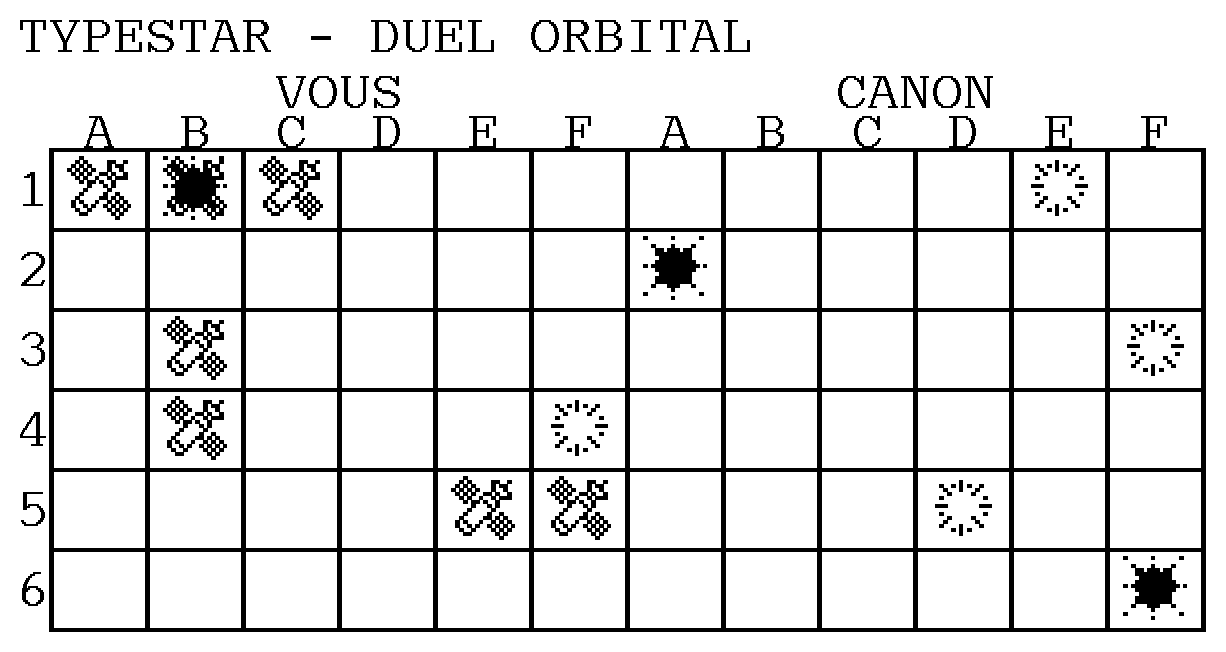
#> input picture examples/guides/images/duel-orbital-grands-glyphes.png, 1226 x 652 px
$ python -i print_image.py   (imports and definitions only)
#> lines starting #> are read from the running program, lines starting #| are printed output that depends on the picture; after the words box and inside, x2 and y2 are one past the last pixel; in counts of white or black regions, pixels touching at a corner belong together
"""Print a PC image through Typestar BASIC .41+ (CODE+P, default 7E1).

PNG/JPEG/BMP/TIFF and other Pillow formats are composited on white, fitted to
248x256 pixels, then converted to black/white. Thermal paper is recommended.
One job per Canon boot. No automatic retry after an uncertain acknowledgement.
"""
import argparse
import math
from pathlib import Path
import time
from graphics_stream import encode,decode
from graphics_packed import encode as encode_packed
from transfer_basic import read_byte,send_frame,link_status

IDENT=b'TPG1 PRINT 0248 0256\r\n'
BAND_IDENT=b'TPG1 BAND 0248 0256\r\n'
PACK_IDENT=b'TPG2 PACK 0248 0256\r\n'
MAX_WIDTH,MAX_HEIGHT=248,256

def prepare_image(path, width=MAX_WIDTH, height=MAX_HEIGHT, threshold=128, dither=False, pixel_aspect=2.0):
#> called with width = 248, height = 256, threshold = 128, dither = False, pixel_aspect = 2
    from PIL import Image,ImageOps
    if not 1<=width<=MAX_WIDTH or not 1<=height<=MAX_HEIGHT:
        raise ValueError('Image bounds must be within 248x256 pixels')
    if not 0<=threshold<=255:raise ValueError('Threshold must be 0..255')
    if not math.isfinite(pixel_aspect) or not 0.25<=pixel_aspect<=8:
        raise ValueError('Pixel aspect (height/width) must be 0.25..8')
    with Image.open(path) as source:
#> source is the input picture: PIL image 1226x652 L; 88.5% white; 131 black regions (9 under 20 px), largest, box (x1, y1, x2, y2) and area: (49, 116, 1206, 632) 65612, (163, 156, 227, 220) 2344, (651, 244, 700, 292) 1520
        rgba=ImageOps.exif_transpose(source).convert('RGBA')
        white=Image.new('RGBA',rgba.size,'white');white.alpha_composite(rgba)
#> after `white = Image.new('RGBA', rgba.size, 'white')`: white: PIL image 1226x652 RGBA; every value is 255
        gray=white.convert('L')
        # S-70 scan calibration: one row is approximately twice as tall as a
        # column is wide. Preserve PAPER proportions, not raster proportions.
        # Apply compensation and fit in a single resample before thresholding.
        scale=min(1.0,width/gray.width,height*pixel_aspect/gray.height)
#> scale = 0.202
        size=(max(1,min(width,round(gray.width*scale))),
              max(1,min(height,round(gray.height*scale/pixel_aspect))))
#> size = (248, 66)
        if size!=gray.size:gray=gray.resize(size,Image.Resampling.LANCZOS)
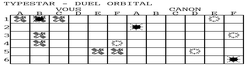
#> gray: PIL image 248x66 L; min 0, max 255, mean 223
        mono=(gray.convert('1',dither=Image.Dither.FLOYDSTEINBERG) if dither else
              gray.point(lambda value: 0 if value<threshold else 255,mode='1'))
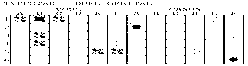
#> mono: PIL image 248x66 1; 92.2% white; black in thin lines or dots
        pixels=[[mono.getpixel((x,y))==0 for x in range(mono.width)] for y in range(mono.height)]
#> pixels = 66 items
    return mono,pixels

# [85 lines left out: functions transfer, main, not called in this run]

# [4 lines not run here, left out]

>>> result = prepare_image('../examples/guides/images/duel-orbital-grands-glyphes.png')

$ run again, on examples/guides/images/ruines-glyphes.png
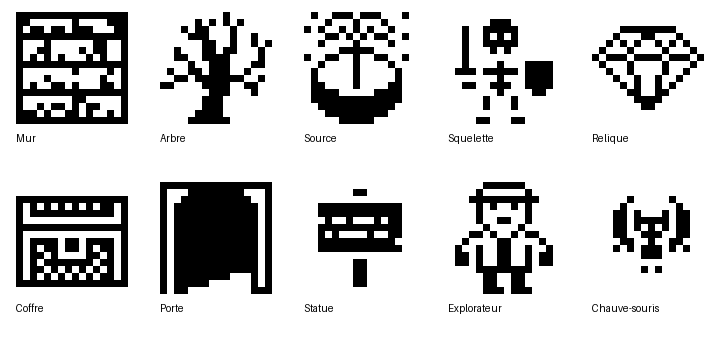
#> input picture examples/guides/images/ruines-glyphes.png, 720 x 340 px
#> in prepare_image, source is the input picture: PIL image 720x340 RGB; min 0, max 255, mean 202.5
#> white: PIL image 720x340 RGBA; every value is 255
#> in prepare_image, `if size!=gray.size:gray=gray.resize(size,Image.Resampling.LANCZOS)`:
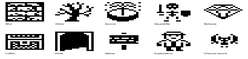
#> gray: PIL image 248x59 L; min 0, max 255, mean 202.1
#> in prepare_image, `mono=(gray.convert('1',dither=Image.Dither.FLOYDSTEINBERG) if dither e..`:
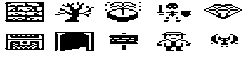
#> mono: PIL image 248x59 1; 79.5% white; 33 black regions (17 under 20 px), largest, box (x1, y1, x2, y2) and area: (55, 32, 94, 51) 606, (5, 2, 44, 22) 464, (5, 34, 44, 50) 387
#> pixels = 59 items
